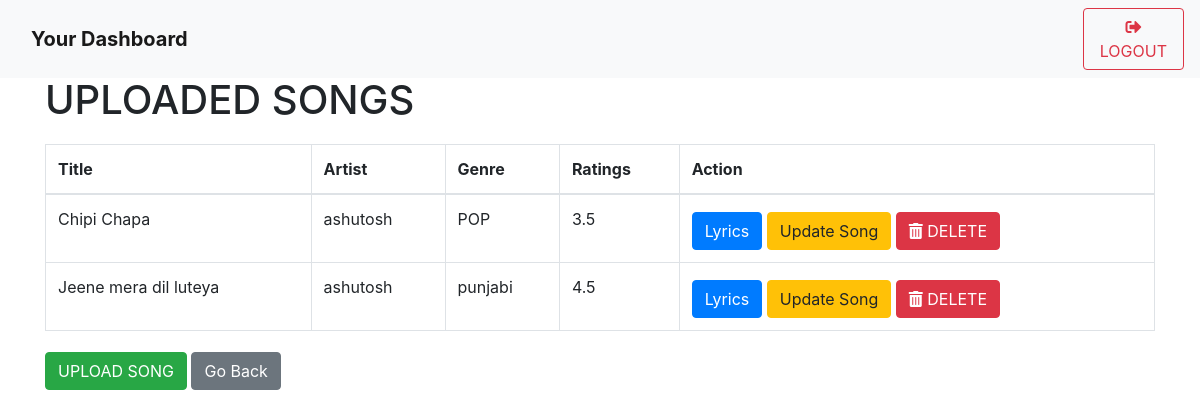
Screenshot of /song (signed in) with the database file from the repository.
### models.py (models this page shows)
class Song(db.Model):
    __tablename__="songs"
    id = db.Column(db.Integer, primary_key=True)
    title = db.Column(db.String(50) , unique=True)
    artist = db.Column(db.String(30))
    genre = db.Column(db.String(30))
    text = db.Column(db.Text())
    rating = db.Column(db.Float())
    creator_id = db.Column(db.String(2) , nullable=False , default = '')
    nor = db.Column(db.Integer , default=0)
    flag = db.Column(db.Boolean(), default=False)

### app.py (the view)
@app.route("/song", methods = ["GET","POST"])
@login_required
def song():
    user= current_user
    if user.role == 'user' :
        song = Song.query.all()
        return render_template("song.html", song=song , user=user)
    elif user.role =='creator':
        song = Song.query.all()
        return render_template("creator_song.html", song=song ,user=user, user_id=current_user.id)

### app.py (called while the page is built)
@login_manager.user_loader
def load_user(id):
    return User.query.get(int(id))

### templates/creator_song.html (shortened to what this page needs)
<!DOCTYPE html>
<html lang="en">
<head>
    <link rel="stylesheet" href="https://cdnjs.cloudflare.com/ajax/libs/font-awesome/5.15.3/css/all.min.css" />
    <link rel="stylesheet" href="https://stackpath.bootstrapcdn.com/bootstrap/4.5.2/css/bootstrap.min.css">
</head>
<body>
    <nav class="navbar navbar-expand-lg navbar-light bg-light fixed-top">
        <div class="container">
            <a class="navbar-brand" href="/dashboard">Your Dashboard</a>
        </div>
        <a href="/logout" class="btn btn-outline-danger ml-2"> <i class="fas fa-sign-out-alt logout-icon"></i>LOGOUT</a>
    </nav>
    <div class="container">
        <h1>UPLOADED SONGS</h1>
        {% if song|length == 0 %}
            <h1>NO Songs Found</h1>
        {% else %}
            <table class="table table-bordered">
                <thead>
                    <tr>
                        <th>Title</th>
                        <th>Artist</th>
                        <th>Genre</th>
                        <th>Ratings</th>
                        <th>Action</th>
                    </tr>
                </thead>
                <tbody>
                    {% for s in song %}
                        {% if s.creator_id|int == user_id %}
                        {%if s.flag==False%}
                            <tr>
                                <td>{{ s.title }}</td>
                                <td>{{ s.artist }}</td>
                                <td>{{ s.genre }}</td>
                                <td>{{ s.rating }}</td>
                                <td>
                                    <a href="/lyrics/{{ s.id }}" class="btn btn-primary btn-custom">Lyrics</a>
                                    <a href="/edit_song/{{ s.id }}" class="btn btn-warning btn-custom">Update Song</a>
                                    <a href="/delete_song/{{ s.id }}" class="btn btn-danger btn-custom" onclick="return confirm('Are you sure you want to Delete?')"><i class="fas fa-trash-alt"></i> DELETE</a>
                                </td>
                            </tr>
                        {%else%}
                        <h6 class="alert-danger">{{s.title}} has been flagged cause it breached companies policy</h6>
                        {%endif%}
                        {% endif %}
                    {% endfor %}
                </tbody>
            </table>
        {% endif %}
        <a href="/upload_song" class="btn btn-success btn-custom">UPLOAD SONG</a>
        <a href="/dashboard" class="btn btn-secondary btn-custom">Go Back</a>
    </div>
</body>
</html>

### templates/creator_song.html (style rules this page uses)
h1 { margin-top: 20px; margin-bottom: 20px; }
table { width: 100%; margin-top: 20px; border-collapse: collapse; }
table th, table td { border: 1px solid #dee2e6; padding: 8px; text-align: left; }
.navbar-brand { font-weight: bold; }
body { padding-top: 56px; }
.btn-custom { margin-top: 5px; }

### rows the page displays
Song: title "Chipi Chapa", artist "ashutosh", genre "POP", rating "3.5"
Song: title "Jeene mera dil luteya", artist "ashutosh", genre "punjabi", rating "4.5"
